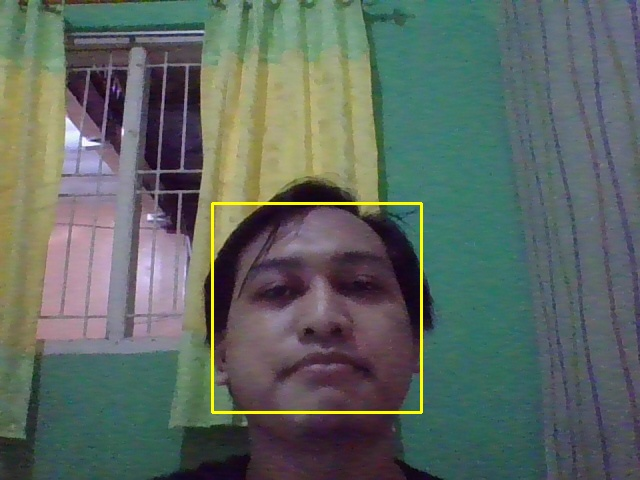
#> input picture facedata/face.1800018023.1.jpg, 640 x 480 px; its folder holds only this picture in this run
$ python latihWajah.py
#> lines starting #> are read from the running program, lines starting #| are printed output that depends on the picture
import cv2
import os
import numpy as np
from PIL import Image

facedata = 'facedata'
datasetXML = 'datasetXML'


def getImageLabel(path):
#> called with path = 'facedata'
    imagePaths = [os.path.join(path, f) for f in os.listdir(path)]
    faceSamples = []
    faceIDs = []
    for imagePath in imagePaths:
        PILImg = Image.open(imagePath).convert('L')  # Convert ke dalam gray
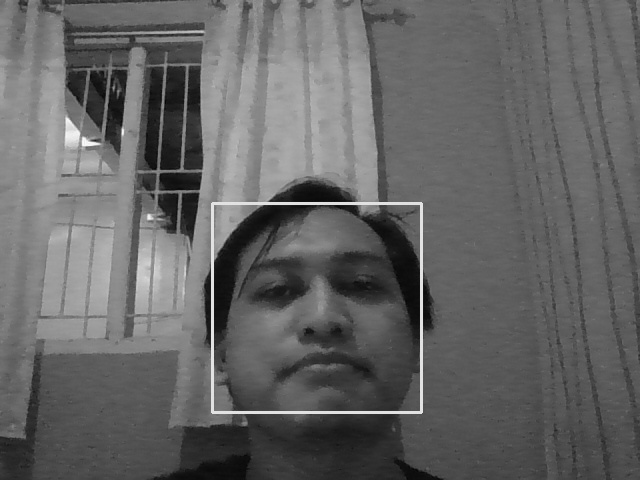
#> PILImg: PIL image 640x480 L; min 4, max 254, mean 100.2
        imgNum = np.array(PILImg, 'uint8')
        faceID = int(os.path.split(imagePath)[-1].split(".")[1])
        faces = faceDetector.detectMultiScale(imgNum)
#> faces = [[298, 7, 52, 52], [125, 298, 53, 53], [217, 208, 205, 205]]
        for (x, y, w, h) in faces:
            faceSamples.append(imgNum[y:y+h, x:x+w])
            faceIDs.append(faceID)
#> this loop made 3 passes
#> after the loop, faceIDs = [1800018023, 1800018023, 1800018023]; faceSamples = 3 items
        return faceSamples, faceIDs


faceRecognizer = cv2.face.LBPHFaceRecognizer_create()
faceDetector = cv2.CascadeClassifier(
    cv2.data.haarcascades + 'haarcascade_frontalface_default.xml')

print("Mesin sedang melakukan training data wajah. Tunggu sejenak...")
faces, IDs = getImageLabel(facedata)
#> faces = 3 items; IDs = [1800018023, 1800018023, 1800018023]
faceRecognizer.train(faces, np.array(IDs))

# lalu simpan dalam bentuk XML
faceRecognizer.write(datasetXML+'/datasetWajah.xml')
print("Sebanyak {0} data wajah telah di latih ke mesin.",
      format(len(np.unique(IDs))))
#| Sebanyak {0} data wajah telah di latih ke mesin. 1
